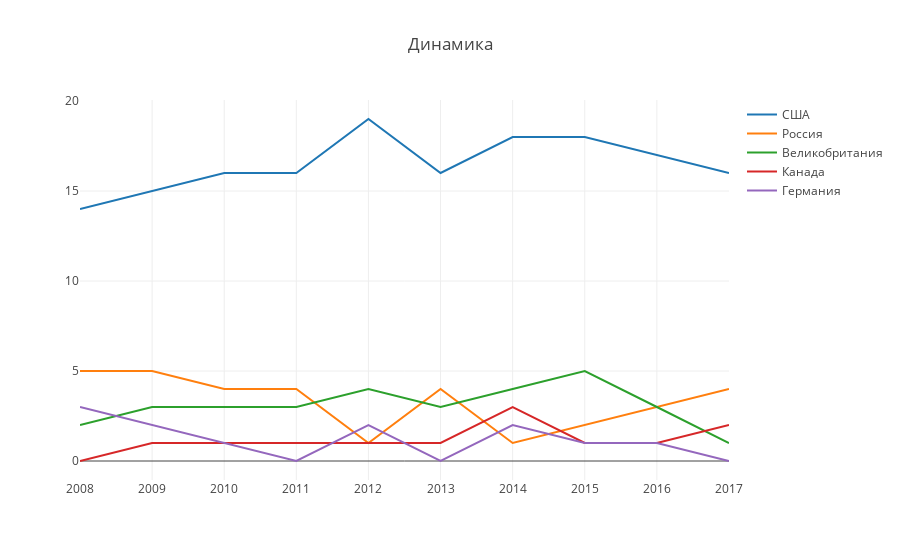

Write notebook code for a chart like this one.
### Code cell
dyn_year_df = pd.DataFrame(df.groupby(['year'],as_index = False)['Россия',
                                                                 'США',
                                                                 'Великобритания',
                                                                 'Канада',
                                                                 'Германия'].sum())
dyn_year_df.rename(columns={'США': 'Usa',
                            'Россия': 'Rus',
                            'Великобритания': 'Gb',
                            'Канада': 'Can',
                            'Германия': 'Ger' }, inplace=True)
trace_rus = go.Scatter(
    x = dyn_year_df.year,
    y = dyn_year_df.Rus,
    mode = 'lines',
    name = u'Россия'
)
trace_usa = go.Scatter(
    x = dyn_year_df.year,
    y = dyn_year_df.Usa,
    mode = 'lines',
    name = u'США'
)
trace_gb = go.Scatter(
    x = dyn_year_df.year,
    y = dyn_year_df.Gb,
    mode = 'lines',
    name = u'Великобритания'
)
trace_can = go.Scatter(
    x = dyn_year_df.year,
    y = dyn_year_df.Can,
    mode = 'lines',
    name = u'Канада'
)
trace_ger = go.Scatter(
    x = dyn_year_df.year,
    y = dyn_year_df.Ger,
    mode = 'lines',
    name = u'Германия'
)
layout = go.Layout(
    title='Динамика',
)   

fig = go.Figure(data = [trace_usa, trace_rus, trace_gb, trace_can, trace_ger], layout = layout)
iplot(fig)

### Figure 1 — Plotly figure (JSON) as saved in the notebook; plotly's stock layout.template omitted (floating-point values rounded to 4 significant figures)
{"data": [{"mode": "lines", "name": "США", "type": "scatter", "x": [2008, 2009, 2010, 2011, 2012, 2013, 2014, 2015, 2016, 2017], "y": [14, 15, 16, 16, 19, 16, 18, 18, 17, 16]}, {"mode": "lines", "name": "Россия", "type": "scatter", "x": [2008, 2009, 2010, 2011, 2012, 2013, 2014, 2015, 2016, 2017], "y": [5, 5, 4, 4, 1, 4, 1, 2, 3, 4]}, {"mode": "lines", "name": "Великобритания", "type": "scatter", "x": [2008, 2009, 2010, 2011, 2012, 2013, 2014, 2015, 2016, 2017], "y": [2, 3, 3, 3, 4, 3, 4, 5, 3, 1]}, {"mode": "lines", "name": "Канада", "type": "scatter", "x": [2008, 2009, 2010, 2011, 2012, 2013, 2014, 2015, 2016, 2017], "y": [0, 1, 1, 1, 1, 1, 3, 1, 1, 2]}, {"mode": "lines", "name": "Германия", "type": "scatter", "x": [2008, 2009, 2010, 2011, 2012, 2013, 2014, 2015, 2016, 2017], "y": [3, 2, 1, 0, 2, 0, 2, 1, 1, 0]}], "layout": {"title": "Динамика"}}
